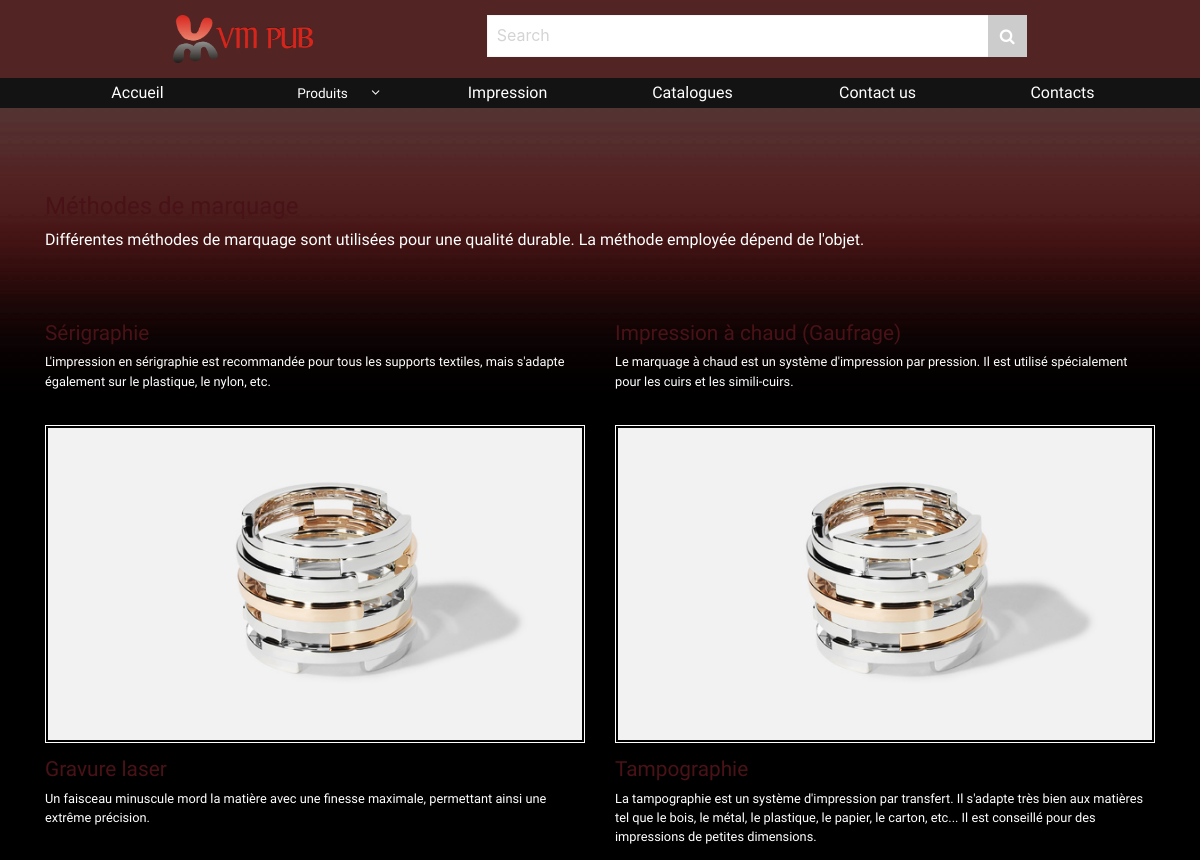
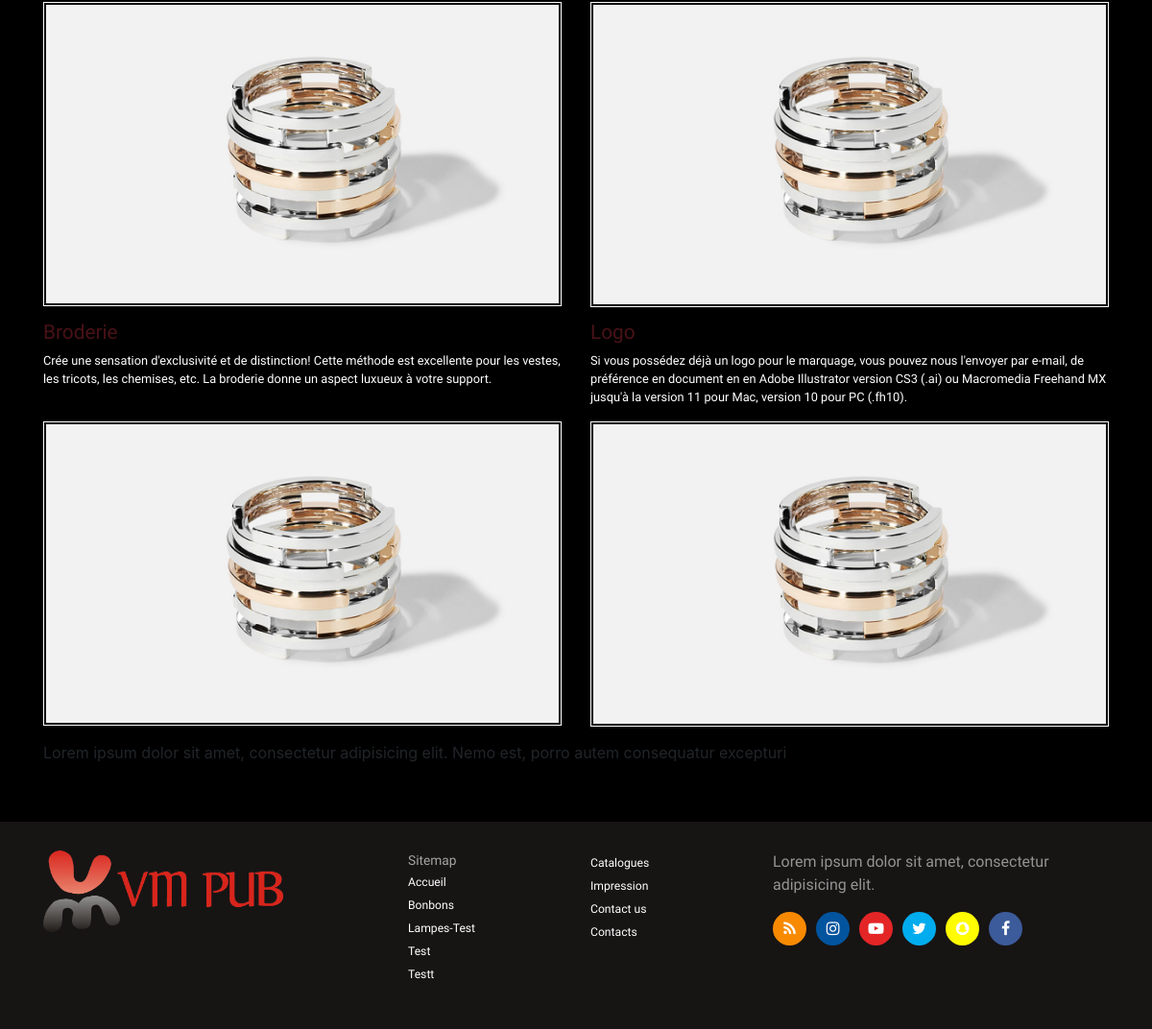
Page /impression/ on the committed database (2 pictures, top to bottom).
### main/models.py (models this page shows, shortened)
class Impression(models.Model):
    title = models.CharField(null=False, max_length=100)
    description = models.CharField(null=False, max_length=2000)
    photo = models.FileField(null=False, upload_to=settings.MEDIA_ROOT + '/impression/')

class Category(models.Model):
    name = models.CharField(null=False, max_length=50)
    photo = models.FileField(null=False, upload_to=settings.MEDIA_ROOT+'/categories/')

### main/views.py (the view)
# urls.py: url(r'impression/', ImpressionView.as_view(), name='impression'),
class ImpressionView(View):
    template_name = 'main/impression.html'
    def get(self, request):
        context = {'categories': get_categories(), 'news': get_news()}
        return render(request, 'main/impression.html', context)

### main/context_processors.py (called while the page is built)
def get_category_menu(request):
    cat_names = []
    categories = Category.objects.all()
    for category in categories:
        cat_names.append(category.name)
    return {
        'categories': cat_names,
        'impressions': Impression.objects.all(),
        'catalogs': Catalog.objects.all(),
    }

### main/views.py (called while the page is built)
def get_news():
    news = []
    hot_news = HotNew.objects.all()
    if hot_news:
        for n in hot_news:
            news.append(n.news)
    return news

def get_categories():
    cat_names = []
    categories = Category.objects.all()
    for category in categories:
        cat_names.append(category.name)
    categories_names = []
    for name in cat_names:
        categories_names.append(re.sub('\s+', '-', name))
    return categories_names

### main/templates/main/impression.html
{% extends 'main/base.html' %}
{% block content %}
{% load static %}
    <div class="container">
           <h2 class='special-header'>Impression</h2>
    </div>
    <div class='impression'>
        <div class="container">
            <div class="start">
                <h4 style="color: #491217">Méthodes de marquage</h4>
                <p>Différentes méthodes de marquage sont utilisées pour une qualité durable. La méthode employée dépend de l'objet.</p>
            </div>
            <div class="row">
                {% for imp in impressions %}
                <div class="col-md-6">
                    <div class="type">
                        <h4 style="color: #491217">{{ imp.title }}</h4>
                        <p>{{ imp.description }}</p>
                        <div class='image'>
                            <img src='{% static 'main/images/1.jpg'%}' alt='' class='img-fluid' />
                        </div>
                    </div>
                </div>
                {% endfor %}
            </div>
            <marquee>Lorem ipsum dolor sit amet, consectetur adipisicing elit. Nemo est, porro autem consequatur excepturi</marquee>
        </div>
    </div>
    {% endblock %}

### main/templates/main/footer.html (shortened to what this page needs)
{% load static %}
{% block footer %}
    <div class='footer'>
        <div class='container'>
            <div class='row'>
                <div class='col-md-4'>
                    <a href='#' target="_blank"><img src='{% static 'main/images/gif.gif' %}' alt='logo' class='img-fluid flogo' /></a>
                </div>
                <div class='col-md-4'>
                    <ul class='sitemap list-unstyled row'>
                        <div class='col-6'>
                            <li>
                                Sitemap
                            </li>
                            <li class="active">
                                <a href="{% url 'main:home' %}">Accueil <span class="sr-only">(current)</span></a>
                            </li>
                            {% for cat in categories %}
                            <li>
                                <a href="{% url 'main:categories' cat_name=cat %}">{{ cat|title }}</a>
                            </li>
                            {% endfor %}
                        </div>
                        <div class='col-6'>
                            <li>
                                <a href="{% url 'main:catalog' %}">Catalogues</a>
                            </li>
							 <li>
                                <a href="{% url 'main:impression' %}">Impression</a>
                            </li>
                            <li>
                                <a href="{% url 'main:contact' %}">Contact us</a>
                            </li>
                            <li>
                                <a href="{% url 'main:details' %}">Contacts</a>
                            </li>
                        </div>
                    </ul>
                </div>
                <div class='col-md-4'>
                    <div class='footer-brand'>
                        <p>Lorem ipsum dolor sit amet, consectetur adipisicing elit.</p>
                        <ul class='footer-media list-unstyled'>
                            <li><i class='fa fa-rss'></i></li>
                            <li><i class='fa fa-instagram'></i></li>
                            <li><i class='fa fa-youtube-play'></i></li>
                            <li><i class='fa fa-twitter'></i></li>
                            <li><i class='fa fa-snapchat'></i></li>
                            <li><i class='fa fa-facebook'></i></li>
                        </ul>
                    </div>
                </div>
            </div>
        </div>
    </div>
{% endblock %}

### main/static/main/css/stylesheet.css (style rules this page uses)
* { -webkit-box-sizing: border-box; -moz-box-sizing: border-box; -o-box-sizing: border-box; box-sizing: border-box; }
html { margin: 0; padding: 0; background-color: transparent; background-image: url(../images/bg.jpg); background-position: left top; background-repeat: repeat; background-attachment: scroll; }
body { background: url(../images/bg.jpg) no-repeat; -webkit-background-size: cover; -moz-background-size: cover; -o-background-size: cover; background-size: cover; height: 1vh }
h1,h2,h3,h4,h5,h6 { font-family: 'Do Hyeon', sans-serif; }
p,li,a { font-family: 'Raleway', sans-serif; }
::placeholder { color: #d4d4d4;font-size: 1rem }
.special-header { padding-top: 60px;padding-left: 20px; color:#FFF;position: relative }
.special-header:before { content: ''; position: absolute; top: 55px; left: 0; width: 7px; height: 40px; background: #FFF; }
.footer { background: #171414; color: #FFF; padding: 30px 0; overflow: hidden; }
.footer .flogo { width: 250px }
.footer ul div:first-of-type li:first-of-type { cursor: default; font-size: 0.86rem; color: #a5a5a5; }
.footer ul div li a { font-size: 0.76rem }
.footer p { color: #949494 }
.footer .footer-media { display: flex; margin: 0 0 30px 0; padding: 0; color: #FFF }
.footer .footer-media li i { background: #FFF; width: 35px; height: 35px; line-height: 35px; text-align: center; border-radius: 50% }
.footer .footer-media li { padding-right: 10px }
.footer .footer-media li i:first-of-type { background: #f88a02 }
.footer .footer-media li:nth-of-type(2) i { background: #02549e }
.footer .footer-media li:nth-of-type(3) i { background: #e42526 }
.footer .footer-media li:nth-of-type(4) i { background: #00aced }
.footer .footer-media li:nth-of-type(5) i { background: #fffc00 }
.footer .footer-media li:last-of-type i { background: #3c5b9a }
.footer .sitemap { padding: 0; }
.footer .sitemap a { color: #FFF; text-decoration: none }
.impression { padding: 60px 0 }
.impression .start { margin: 30px 0 70px 0; color: #FFF }
.impression .type { color: #FFF;margin-bottom: 15px }
.impression .type h4 { font-size: 1.3rem }
.impression .type p { min-height: 57px; font-size: .8rem; }
.impression .type .image { border: 1px solid #FFF; padding: 2px; }

### rows in the picture
Impression: title "Sérigraphie", description "L'impression en sérigraphie est recommandée pour tous les supports textiles, mais s'adapte également sur le plastique, le nylon, etc."
Impression: title "Impression à chaud (Gaufrage)", description "Le marquage à chaud est un système d'impression par pression. Il est utilisé spécialement pour les cuirs et les simili-cuirs."
Impression: title "Gravure laser", description "Un faisceau minuscule mord la matière avec une finesse maximale, permettant ainsi une extrême précision."
Impression: title "Tampographie", description "La tampographie est un système d'impression par transfert. Il s'adapte très bien aux matières tel que le bois, le métal, le plastique, le papier, le carton, etc... Il est conseillé pour des impressions de petites dimensions."
Impression: title "Broderie", description "Crée une sensation d'exclusivité et de distinction! Cette méthode est excellente pour les vestes, les tricots, les chemises, etc. La broderie donne un aspect luxueux à votre support."
Impression: title "Logo", description "Si vous possédez déjà un logo pour le marquage, vous pouvez nous l'envoyer par e-mail, de préférence en document en en Adobe Illustrator version CS3 (.ai) ou Macromedia Freehand MX jusqu'à la version 11 pour Mac, version 10 pour PC (.fh10)."
Category: categories "Bonbons"
Category: categories "Test"
Category: categories "Testt"

### other values in the picture
{{ cat|title }} "Lampes-Test"
